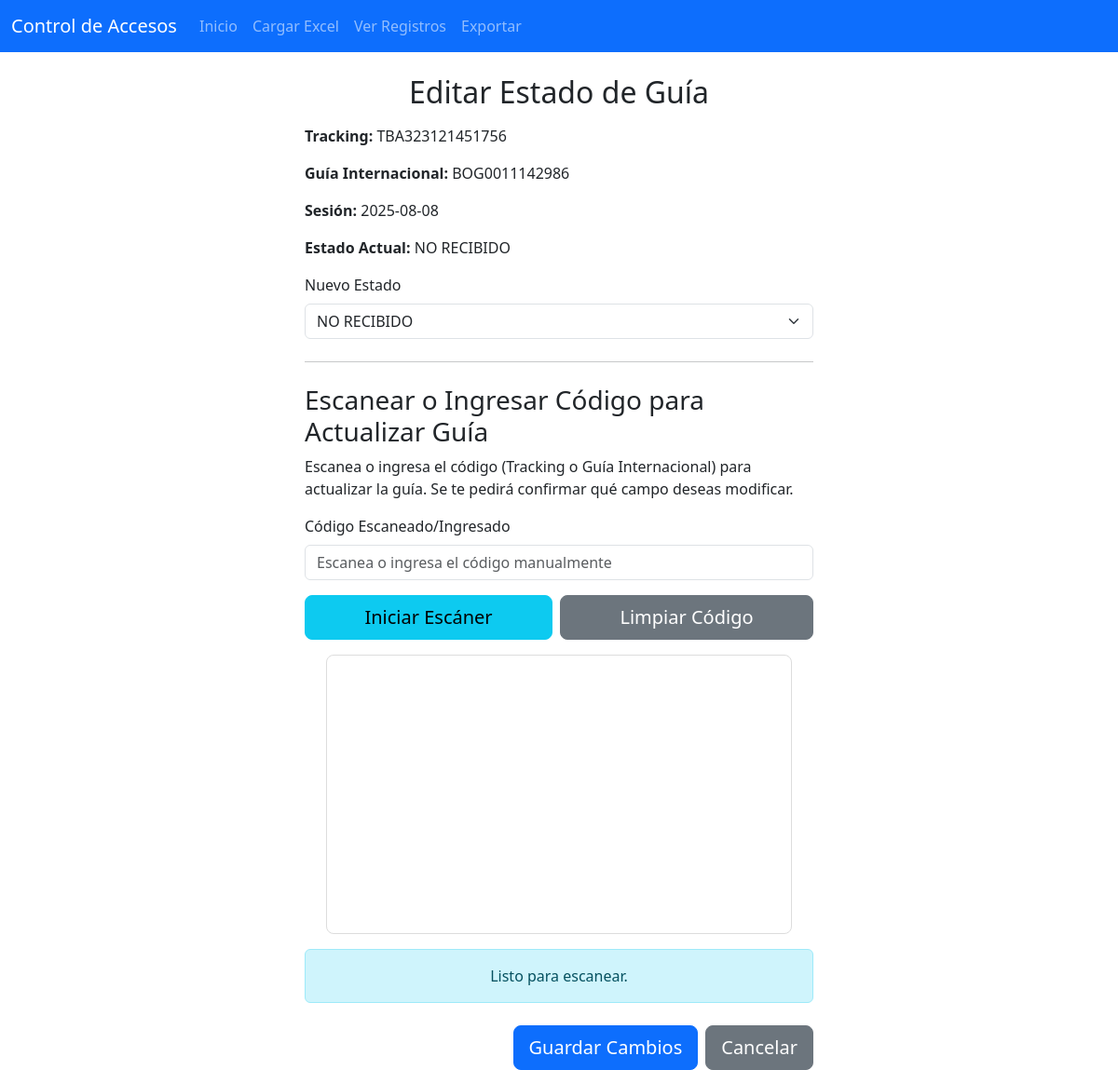
Before: /edit_guia_status/104/1 with the older database file.
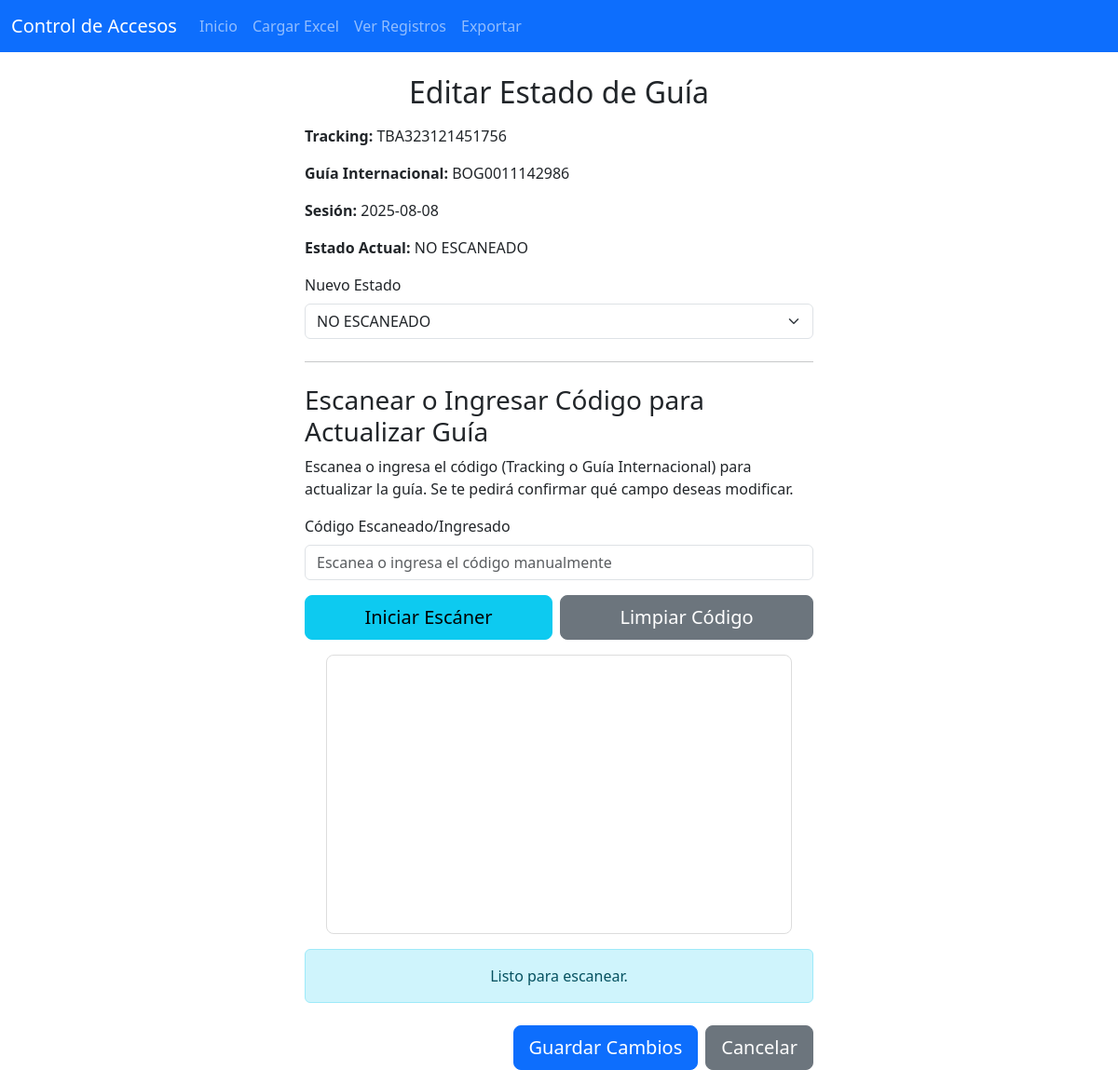
After: the same page with the newer database file.
### models.py (models this page shows)
class Guia(db.Model):
    id = db.Column(db.Integer, primary_key=True)
    tracking = db.Column(db.String(120), unique=False, nullable=True)  # noqa: E501
    guia_internacional = db.Column(db.String(50), unique=False, nullable=True)  # noqa: E501
    fecha_recibido = db.Column(db.DateTime, default=datetime.utcnow)

class Session(db.Model):
    id = db.Column(db.Integer, primary_key=True)
    session_date = db.Column(db.Date, unique=True, nullable=False)
    is_closed = db.Column(db.Boolean, default=False, nullable=False)
    total_scanned_packages = db.Column(db.Integer, default=0, nullable=False)
    unknown_packages = db.Column(db.Integer, default=0, nullable=False)
    missing_packages = db.Column(db.Integer, default=0, nullable=False)

class GuiaSessionStatus(db.Model):
    id = db.Column(db.Integer, primary_key=True)
    session_id = db.Column(db.Integer, db.ForeignKey('session.id'),
                           nullable=False)
    guia_id = db.Column(db.Integer, db.ForeignKey('guia.id'), nullable=False)
    status = db.Column(db.String(20), nullable=False)  # noqa: E501
    timestamp_status_change = db.Column(db.DateTime, default=datetime.utcnow,
                                        nullable=False)
    session = db.relationship('Session', backref='guia_statuses')
    guia = db.relationship('Guia', backref='session_statuses')
    __table_args__ = (db.UniqueConstraint('session_id', 'guia_id',
                                          name='_session_guia_uc'),)

### routes/records.py (the view)
@records_bp.route(
    '/edit_guia_status/<int:guia_id>/<int:session_id>',
    methods=['GET', 'POST']
)
def edit_guia_status(guia_id, session_id):
    guia_status = GuiaSessionStatus.query.filter_by(
        guia_id=guia_id, session_id=session_id).first_or_404()
    guia = Guia.query.get(guia_id)
    current_session = Session.query.get(session_id)
    if request.method == 'POST':
        try:
            data = request.get_json()
            if not data:
                return jsonify({'error': 'Datos no proporcionados.'}), 400
            new_status = data.get('new_status')
            updated_fields = {}
            if new_status and new_status in [
                'RECIBIDO', 'NO RECIBIDO', 'NO ESPERADO', 'NO ESCANEADO'
            ]:
                guia_status.status = new_status
                guia_status.timestamp_status_change = datetime.utcnow()
                updated_fields['new_status'] = new_status
            elif new_status:  # Si se envió un estado pero no es válido
                return jsonify({'error': 'Estado no válido.'}), 400
            if not updated_fields:
                return jsonify({
                    'error': ('No se proporcionaron datos válidos para '
                              'actualizar el estado.')
                }), 400
            db.session.commit()
            response_data = {
                'success': True,
                'message': 'Estado de guía actualizado exitosamente.',
                'new_status': guia_status.status,
                'tracking': guia.tracking,  # Incluir para consistencia
                'guia_internacional': guia.guia_internacional  # Incluir para consistencia
            }
            return jsonify(response_data)
        except Exception as e:
            db.session.rollback()  # Revertir cualquier cambio en caso de error
            return jsonify({'error': f'Error interno del servidor: {str(e)}'}), 500
    else:  # Esto maneja el método GET
        return render_template('edit_guia_status.html', guia_status=guia_status,
                               guia=guia, current_session=current_session)

### routes/session.py (called while the page is built, shortened)
@session_bp.before_app_request
def load_current_session():
    today = date.today()
    g.session = Session.query.filter_by(session_date=today).first()

### templates/edit_guia_status.html (shortened to what this page needs)
{% extends 'base.html' %}
{% block content %}
<div class="row justify-content-center">
    <div class="col-12 col-md-8 col-lg-6">
        <h2 class="mb-3 text-center">Editar Estado de Guía</h2>
        {% if guia_status and guia and current_session %}
        <p><strong>Tracking:</strong> <span id="display-tracking">{{ guia.tracking }}</span></p>
        <p><strong>Guía Internacional:</strong> <span id="display-guia-internacional">{{ guia.guia_internacional }}</span></p>
        <p><strong>Sesión:</strong> {{ current_session.session_date.strftime('%Y-%m-%d') }}</p>
        <p><strong>Estado Actual:</strong> {{ guia_status.status }}</p>
        <form method="POST" id="edit-guia-form">
            <div class="mb-3">
                <label for="new_status" class="form-label">Nuevo Estado</label>
                <select name="new_status" id="new_status" class="form-select" required>
                    <option value="NO RECIBIDO" {% if guia_status.status == 'NO RECIBIDO' %}selected{% endif %}>NO RECIBIDO</option>
                    <option value="NO ESCANEADO" {% if guia_status.status == 'NO ESCANEADO' %}selected{% endif %}>NO ESCANEADO</option>
                </select>
            </div>
            <hr class="my-4">
            <h3>Escanear o Ingresar Código para Actualizar Guía</h3>
            <p>Escanea o ingresa el código (Tracking o Guía Internacional) para actualizar la guía. Se te pedirá confirmar qué campo deseas modificar.</p>
            <div class="mb-3">
                <label for="scanned_code_input" class="form-label">Código Escaneado/Ingresado</label>
                <input type="text" id="scanned_code_input" name="scanned_code" class="form-control" placeholder="Escanea o ingresa el código manualmente">
            </div>
            <div class="mb-3 d-grid gap-2 d-md-flex justify-content-md-center">
                <button type="button" class="btn btn-info btn-lg flex-fill" onclick="startScannerLogic('reader-edit_guia_scanner')">Iniciar Escáner</button>
                <button type="button" class="btn btn-secondary btn-lg flex-fill" onclick="clearScannedCodeInput()">Limpiar Código</button>
            </div>
            <div id="reader-edit_guia_scanner" class="scanner-container mt-2"></div>
            <div id="scan-message-edit" class="mt-3 text-center"></div>
            <div class="d-grid gap-2 d-md-flex justify-content-md-end mt-4">
                <button type="submit" class="btn btn-primary btn-lg">Guardar Cambios</button>
                <a href="{{ url_for('records.registros', session_id=current_session.id) }}" class="btn btn-secondary btn-lg">Cancelar</a>
            </div>
        </form>
        {% else %}
        <div class="alert alert-danger">No se encontró la información de la guía o sesión.</div>
        <a href="{{ url_for('records.registros') }}" class="btn btn-primary">Ver Registros</a>
        {% endif %}
    </div>
</div>
{% endblock %}

### templates/base.html (shortened to what this page needs)
<!DOCTYPE html>
<html lang="es">
  <head>
    <link
      href="https://cdn.jsdelivr.net/npm/bootstrap@5.3.0/dist/css/bootstrap.min.css"
      rel="stylesheet"
    />
    <link rel="stylesheet" href="/static/css/custom.css" />
  </head>
  <body>
    <nav class="navbar navbar-expand-lg navbar-dark bg-primary mb-4">
      <div class="container-fluid">
        <a class="navbar-brand" href="/">Control de Accesos</a>
        <div class="collapse navbar-collapse" id="navbarNav">
          <ul class="navbar-nav">
            <li class="nav-item"><a class="nav-link" href="/">Inicio</a></li>
            <li class="nav-item">
              <a class="nav-link" href="/upload">Cargar Excel</a>
            </li>
            <li class="nav-item">
              <a class="nav-link" href="/registros">Ver Registros</a>
            </li>
            <li class="nav-item">
              <a class="nav-link" href="/export">Exportar</a>
            </li>
          </ul>
        </div>
      </div>
    </nav>
    <div class="container">
       {% block content %}{% endblock %}
    </div>
  </body>
</html>

### static/css/custom.css (style rules this page uses)
.scanner-container { width: 100%; max-width: 500px; min-height: 300px; margin: 0 auto; border: 1px solid #ddd; border-radius: 8px; overflow: hidden; }

Changed rows visible on the page:
changed GuiaSessionStatus: status "NO RECIBIDO" → "NO ESCANEADO"; new_status "NO RECIBIDO" → "NO ESCANEADO"
